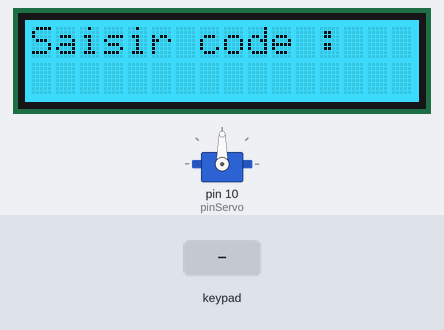
Bench run of a sketch on a simulated Arduino Uno, built with avr-gcc and run on an emulated ATmega328P. Parts: 16×2 character LCD, servo. The inputs (shaded band) are chosen by the test bench. What the sketch prints to the serial monitor is not drawn.

Above: at 1.2 s.
1.3 s: keypad keys 1 2 3 4 # pressed 0.4 s apart
At 5.8 s:
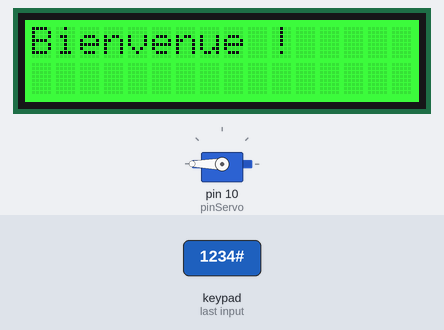
At 11.6 s:
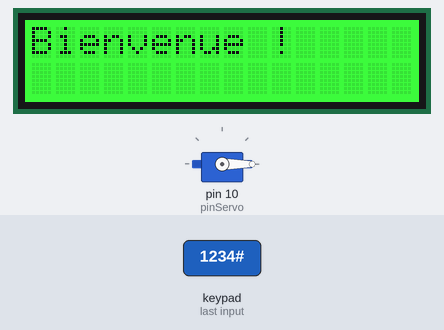
Timing chart, 0 to 12.3 s (numbered marks = the images above; inputs shaded):
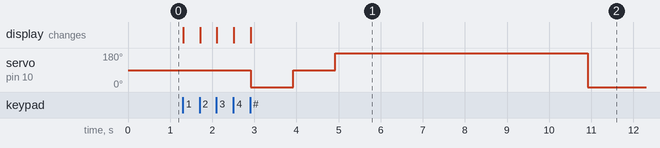

Measured:
- after the input at 1.3 s, servo on pin 10 (pinServo): 90° → 0° after 1.6 s, → 90° 1.0 s later, → 180° 1.0 s later, → 0° 6.0 s later; the display: first changes at once (image 1 shows a later state)

The sketch:

mini_projet_mega.ino
```cpp
#include <Keypad.h>
#include <Wire.h>
#include "rgb_lcd.h"
#include <Servo.h>  // Inclut la bibliothèque Servo

Servo monServo;  // Crée un objet Servo pour contrôler le servomoteur

int pinServo = 10;  // Broche de contrôle du servomoteur (peut être 9, 10, 11, etc.)

// Crée un objet lcd pour contrôler l'écran
rgb_lcd lcd;

// Définition des broches pour le clavier matriciel
#define L1 9
#define L2 8
#define L3 7
#define L4 6
#define C1 5
#define C2 4
#define C3 3
#define C4 2

// Définition du clavier
const byte lignes = 4;       // 4 lignes
const byte colonnes = 4;     // 4 colonnes

char code[lignes][colonnes] = {   // code des touches
  {'1','2','3','A'},
  {'4','5','6','B'},
  {'7','8','9','C'},
  {'*','0','#','D'}
};

byte broches_lignes[lignes] = {L1, L2, L3, L4};     // Broches des lignes
byte broches_colonnes[colonnes] = {C1, C2, C3, C4}; // Broches des colonnes

Keypad clavier = Keypad(makeKeymap(code), broches_lignes, broches_colonnes, lignes, colonnes);

// Variables pour la gestion du code
String codeSaisi = "";          // Code en cours de saisie
String codeCorrect = "1234";    // Code correct (à adapter si besoin)
int tentatives = 0;             // Compteur des tentatives
bool codeValide = false;        // Variable pour savoir si le code est valide

void setup()
{
  Serial.begin(9600);           // Initialisation du moniteur série
  lcd.begin(16, 2);             // Initialisation de l'écran 16x2
  lcd.setRGB(0, 213, 255);      // Couleur de fond bleu clair
  lcd.print("Saisir code :");   // Affiche le texte initial
  monServo.attach(pinServo);  // Attache le servomoteur à la broche 9 (ou autre)
}

void loop() {
  if (tentatives >= 3) {
    lcd.clear();
    lcd.setCursor(0, 0);
    lcd.print("Acces bloque !");  // Message de blocage
    lcd.setCursor(0, 1);
    lcd.print("Error-Code-1034");  // Le code 1034 indique un statut lié à un trop grand nombre de tentatives infructueuses de saisie de mot de passe.
    lcd.setRGB(255, 0, 0);      // Fond rouge pour signaler l'erreur
    while (1);                  // Boucle infinie pour bloquer le programme
  }

  char touche = clavier.getKey();  // Vérifie si une touche a été pressée

  if (touche != NO_KEY) {          // Si une touche est appuyée
    Serial.println(touche);        // Affiche la touche dans le moniteur série

    if (touche == '*') {
      // Supprime le dernier caractère si on appuie sur '*'
      if (codeSaisi.length() > 0) {
        codeSaisi.remove(codeSaisi.length() - 1); // Supprime le dernier caractère
        lcd.setCursor(0, 1);
        lcd.print("                ");           // Efface la ligne
        lcd.setCursor(0, 1);
        lcd.print(codeSaisi);                   // Réaffiche le code partiel
      }
    } else if (touche == '#') {
      // Valide le code si on appuie sur '#'
      if (codeSaisi.length() == 4) {            // Vérifie que le code est de 4 chiffres
        if (codeSaisi == codeCorrect) {
          codeValide = true;                   // Le code est valide
          lcd.clear();
          lcd.setCursor(0, 0);
          lcd.print("Bienvenue !");             // - - - - - ICI CODE BON :: ACCES AUTORISE :: - - - - -
          lcd.setRGB(0, 255, 0);                // Fond vert pour signaler le succès

          // Tourner le servomoteur seulement si le code est valide
          monServo.write(0);  // Position de départ à 0° (cela peut être différent selon le modèle)
          delay(1000);  // Attends 1 seconde

          monServo.write(90); // Position à 90°
          delay(1000);  // Attends 1 seconde

          monServo.write(180); // Position à 180°
          delay(1000);  // Attends 1 seconde

          monServo.write(180); // Continue à tourner dans un sens (par exemple, antihoraire)
          delay(5000);  // Tourner pendant 5 secondes

          monServo.write(0);  // Arrêter le servomoteur
          delay(5000);  // Arrêt pendant 5 secondes

        } else {
          tentatives++;                         // Incrémente les tentatives
          lcd.clear();
          lcd.setCursor(0, 0);
          lcd.print("Code incorrect");
          lcd.setRGB(255, 0, 0);                // Fond rouge pour signaler l'erreur
          delay(2000);                          // Pause pour afficher l'erreur
          lcd.setRGB(0, 213, 255);              // Retour à la couleur initiale
          lcd.clear();
          lcd.print("Saisir code :");
          codeSaisi = "";                       // Réinitialise la saisie
        }
      } else {
        lcd.setCursor(0, 1);
        lcd.print("Code incomplet");
        delay(1000);
        lcd.setCursor(0, 1);
        lcd.print("                ");          // Efface le message d'erreur
        lcd.setCursor(0, 1);
        lcd.print(codeSaisi);                   // Réaffiche le code saisi
      }
    } else {
      // Ajoute une touche au code si ce n'est pas '*' ou '#'
      if (codeSaisi.length() < 4) {             // Empêche de saisir plus de 4 caractères
        codeSaisi += touche;
        lcd.setCursor(0, 1);
        lcd.print(codeSaisi);                   // Affiche le code saisi
      }
    }
  }

  // Si le code est valide et que le servomoteur n'a pas encore tourné, on le fait tourner
  if (codeValide) {
    // Le servomoteur peut tourner ici en fonction de ta logique.
    // L'exécution du servomoteur se fait seulement lorsque codeValide devient vrai.
  }
}
```
